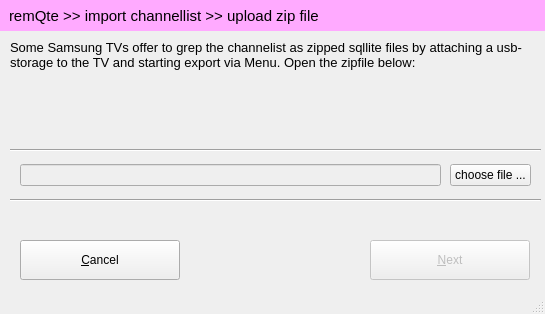
<?xml version="1.0" encoding="UTF-8"?>
<ui version="4.0">
 <class>MainWindow</class>
 <widget class="QMainWindow" name="MainWindow">
  <property name="geometry">
   <rect>
    <x>0</x>
    <y>0</y>
    <width>545</width>
    <height>314</height>
   </rect>
  </property>
  <property name="windowTitle">
   <string>remQte </string>
  </property>
  <property name="windowIcon">
   <iconset>
    <normaloff>../resources/icon/icon24x24.png</normaloff>../resources/icon/icon24x24.png</iconset>
  </property>
  <widget class="QWidget" name="centralwidget">
   <widget class="QWidget" name="verticalLayoutWidget">
    <property name="geometry">
     <rect>
      <x>0</x>
      <y>0</y>
      <width>551</width>
      <height>31</height>
     </rect>
    </property>
    <layout class="QVBoxLayout" name="verticalLayout">
     <item>
      <widget class="QLabel" name="label">
       <property name="font">
        <font>
         <family>Arial</family>
         <pointsize>11</pointsize>
        </font>
       </property>
       <property name="styleSheet">
        <string notr="true">background:rgb(255, 170, 255);
padding:0 0 0 5;</string>
       </property>
       <property name="text">
        <string>remQte &gt;&gt; import channellist &gt;&gt; upload zip file</string>
       </property>
      </widget>
     </item>
    </layout>
   </widget>
   <widget class="QWidget" name="verticalLayoutWidget_2">
    <property name="geometry">
     <rect>
      <x>10</x>
      <y>40</y>
      <width>531</width>
      <height>81</height>
     </rect>
    </property>
    <layout class="QVBoxLayout" name="verticalLayout_2">
     <item>
      <widget class="QLabel" name="label_2">
       <property name="font">
        <font>
         <family>Arial</family>
         <pointsize>10</pointsize>
        </font>
       </property>
       <property name="text">
        <string>Some Samsung TVs offer to grep the channelist as zipped sqllite files by attaching a usb-storage to the TV and starting export via Menu. Open the zipfile below:</string>
       </property>
       <property name="alignment">
        <set>Qt::AlignLeading|Qt::AlignLeft|Qt::AlignTop</set>
       </property>
       <property name="wordWrap">
        <bool>true</bool>
       </property>
       <property name="margin">
        <number>5</number>
       </property>
       <property name="openExternalLinks">
        <bool>true</bool>
       </property>
      </widget>
     </item>
    </layout>
   </widget>
   <widget class="QWidget" name="verticalLayoutWidget_3">
    <property name="geometry">
     <rect>
      <x>20</x>
      <y>160</y>
      <width>421</width>
      <height>31</height>
     </rect>
    </property>
    <layout class="QVBoxLayout" name="verticalLayout_3">
     <item>
      <widget class="QLineEdit" name="lineEdit">
       <property name="enabled">
        <bool>false</bool>
       </property>
      </widget>
     </item>
    </layout>
   </widget>
   <widget class="QWidget" name="verticalLayoutWidget_4">
    <property name="geometry">
     <rect>
      <x>450</x>
      <y>160</y>
      <width>81</width>
      <height>31</height>
     </rect>
    </property>
    <layout class="QVBoxLayout" name="verticalLayout_4">
     <item>
      <widget class="QPushButton" name="btnchoosefile">
       <property name="text">
        <string>choose file ...</string>
       </property>
      </widget>
     </item>
    </layout>
   </widget>
   <widget class="QWidget" name="verticalLayoutWidget_5">
    <property name="geometry">
     <rect>
      <x>20</x>
      <y>230</y>
      <width>160</width>
      <height>61</height>
     </rect>
    </property>
    <layout class="QVBoxLayout" name="verticalLayout_5">
     <item>
      <widget class="QPushButton" name="btncancel">
       <property name="enabled">
        <bool>true</bool>
       </property>
       <property name="minimumSize">
        <size>
         <width>0</width>
         <height>40</height>
        </size>
       </property>
       <property name="text">
        <string>&amp;Cancel</string>
       </property>
      </widget>
     </item>
    </layout>
   </widget>
   <widget class="QWidget" name="verticalLayoutWidget_6">
    <property name="geometry">
     <rect>
      <x>370</x>
      <y>230</y>
      <width>160</width>
      <height>61</height>
     </rect>
    </property>
    <layout class="QVBoxLayout" name="verticalLayout_6">
     <item>
      <widget class="QPushButton" name="btnnext">
       <property name="enabled">
        <bool>false</bool>
       </property>
       <property name="minimumSize">
        <size>
         <width>0</width>
         <height>40</height>
        </size>
       </property>
       <property name="text">
        <string>&amp;Next</string>
       </property>
      </widget>
     </item>
    </layout>
   </widget>
   <widget class="Line" name="line">
    <property name="geometry">
     <rect>
      <x>10</x>
      <y>140</y>
      <width>531</width>
      <height>20</height>
     </rect>
    </property>
    <property name="orientation">
     <enum>Qt::Horizontal</enum>
    </property>
   </widget>
   <widget class="Line" name="line_2">
    <property name="geometry">
     <rect>
      <x>10</x>
      <y>190</y>
      <width>531</width>
      <height>20</height>
     </rect>
    </property>
    <property name="orientation">
     <enum>Qt::Horizontal</enum>
    </property>
   </widget>
  </widget>
  <widget class="QStatusBar" name="statusbar"/>
 </widget>
 <resources/>
 <connections/>
</ui>
